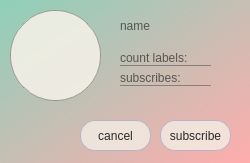
<?xml version="1.0" encoding="UTF-8"?>
<ui version="4.0">
 <class>SearchAccounts</class>
 <widget class="QDialog" name="SearchAccounts">
  <property name="geometry">
   <rect>
    <x>0</x>
    <y>0</y>
    <width>250</width>
    <height>163</height>
   </rect>
  </property>
  <property name="windowTitle">
   <string>Dialog</string>
  </property>
  <property name="styleSheet">
   <string notr="true">background: qlineargradient(spread:pad, x1:0, y1:0, x2:1, y2:1, stop:0 rgba(142, 208, 186, 255), stop:1 rgba(255, 173, 173, 255))</string>
  </property>
  <widget class="QPushButton" name="subscribe">
   <property name="geometry">
    <rect>
     <x>160</x>
     <y>120</y>
     <width>71</width>
     <height>31</height>
    </rect>
   </property>
   <property name="styleSheet">
    <string notr="true">color:rgb(42, 44, 42);
border: 1px solid rgb(85, 87, 83);
border-radius: 15px;
background:rgba(243,239,230, 200);
border: 1px solid gray;
font: 100 12pt &quot;Avenir next&quot;;
border-color:rgb(183, 180, 200);</string>
   </property>
   <property name="text">
    <string>subscribe</string>
   </property>
  </widget>
  <widget class="QLabel" name="nickname">
   <property name="geometry">
    <rect>
     <x>120</x>
     <y>10</y>
     <width>151</width>
     <height>31</height>
    </rect>
   </property>
   <property name="styleSheet">
    <string notr="true">background: transparent;
color: rgb(85, 87, 83);
font: 25pt &quot;Avenir next&quot;;
</string>
   </property>
   <property name="text">
    <string>name</string>
   </property>
  </widget>
  <widget class="QPushButton" name="cancel">
   <property name="geometry">
    <rect>
     <x>80</x>
     <y>120</y>
     <width>71</width>
     <height>31</height>
    </rect>
   </property>
   <property name="styleSheet">
    <string notr="true">color:rgb(42, 44, 42);
border: 1px solid rgb(85, 87, 83);
border-radius: 15px;
background:rgba(243,239,230, 200);
border: 1px solid gray;
font: 100 12pt &quot;Avenir next&quot;;
border-color:rgb(183, 180, 200);
</string>
   </property>
   <property name="text">
    <string>cancel</string>
   </property>
  </widget>
  <widget class="QPushButton" name="photo">
   <property name="geometry">
    <rect>
     <x>10</x>
     <y>10</y>
     <width>91</width>
     <height>91</height>
    </rect>
   </property>
   <property name="styleSheet">
    <string notr="true">background: rgba(243, 239, 230,230);
border-radius:45px;
border: 1px solid rgb(136, 138, 133, 200);</string>
   </property>
   <property name="text">
    <string/>
   </property>
   <property name="iconSize">
    <size>
     <width>91</width>
     <height>91</height>
    </size>
   </property>
  </widget>
  <widget class="QLabel" name="label">
   <property name="geometry">
    <rect>
     <x>120</x>
     <y>50</y>
     <width>91</width>
     <height>16</height>
    </rect>
   </property>
   <property name="styleSheet">
    <string notr="true">background: transparent;
color: rgb(85, 87, 83);
font: 13pt &quot;Avenir next&quot;;
border-bottom:1px solid rgb(85, 87, 83, 150);</string>
   </property>
   <property name="text">
    <string>count labels: </string>
   </property>
  </widget>
  <widget class="QLabel" name="label_2">
   <property name="geometry">
    <rect>
     <x>120</x>
     <y>70</y>
     <width>91</width>
     <height>16</height>
    </rect>
   </property>
   <property name="styleSheet">
    <string notr="true">background: transparent;
color: rgb(85, 87, 83);
font: 13pt &quot;Avenir next&quot;;
border-bottom:1px solid rgb(85, 87, 83, 150);</string>
   </property>
   <property name="text">
    <string>subscribes:</string>
   </property>
  </widget>
 </widget>
 <resources/>
 <connections/>
</ui>
